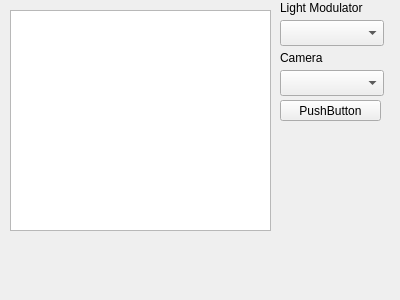
<?xml version="1.0" encoding="UTF-8"?>
<ui version="4.0">
 <class>MainWindow</class>
 <widget class="QMainWindow" name="MainWindow">
  <property name="geometry">
   <rect>
    <x>0</x>
    <y>0</y>
    <width>400</width>
    <height>300</height>
   </rect>
  </property>
  <property name="windowTitle">
   <string>MainWindow</string>
  </property>
  <widget class="QWidget" name="centralWidget">
   <widget class="QComboBox" name="serialport">
    <property name="geometry">
     <rect>
      <x>280</x>
      <y>20</y>
      <width>104</width>
      <height>26</height>
     </rect>
    </property>
   </widget>
   <widget class="QComboBox" name="cameraOption">
    <property name="geometry">
     <rect>
      <x>280</x>
      <y>70</y>
      <width>104</width>
      <height>26</height>
     </rect>
    </property>
   </widget>
   <widget class="QLabel" name="label">
    <property name="geometry">
     <rect>
      <x>280</x>
      <y>50</y>
      <width>60</width>
      <height>16</height>
     </rect>
    </property>
    <property name="text">
     <string>Camera</string>
    </property>
   </widget>
   <widget class="QLabel" name="label_2">
    <property name="geometry">
     <rect>
      <x>280</x>
      <y>0</y>
      <width>101</width>
      <height>16</height>
     </rect>
    </property>
    <property name="text">
     <string>Light Modulator</string>
    </property>
   </widget>
   <widget class="QPushButton" name="pushButton">
    <property name="geometry">
     <rect>
      <x>280</x>
      <y>100</y>
      <width>101</width>
      <height>21</height>
     </rect>
    </property>
    <property name="text">
     <string>PushButton</string>
    </property>
   </widget>
   <widget class="QGraphicsView" name="graphicsView">
    <property name="geometry">
     <rect>
      <x>10</x>
      <y>10</y>
      <width>261</width>
      <height>221</height>
     </rect>
    </property>
   </widget>
  </widget>
  <widget class="QMenuBar" name="menuBar">
   <property name="geometry">
    <rect>
     <x>0</x>
     <y>0</y>
     <width>400</width>
     <height>22</height>
    </rect>
   </property>
  </widget>
 </widget>
 <layoutdefault spacing="6" margin="11"/>
 <resources/>
 <connections/>
</ui>
